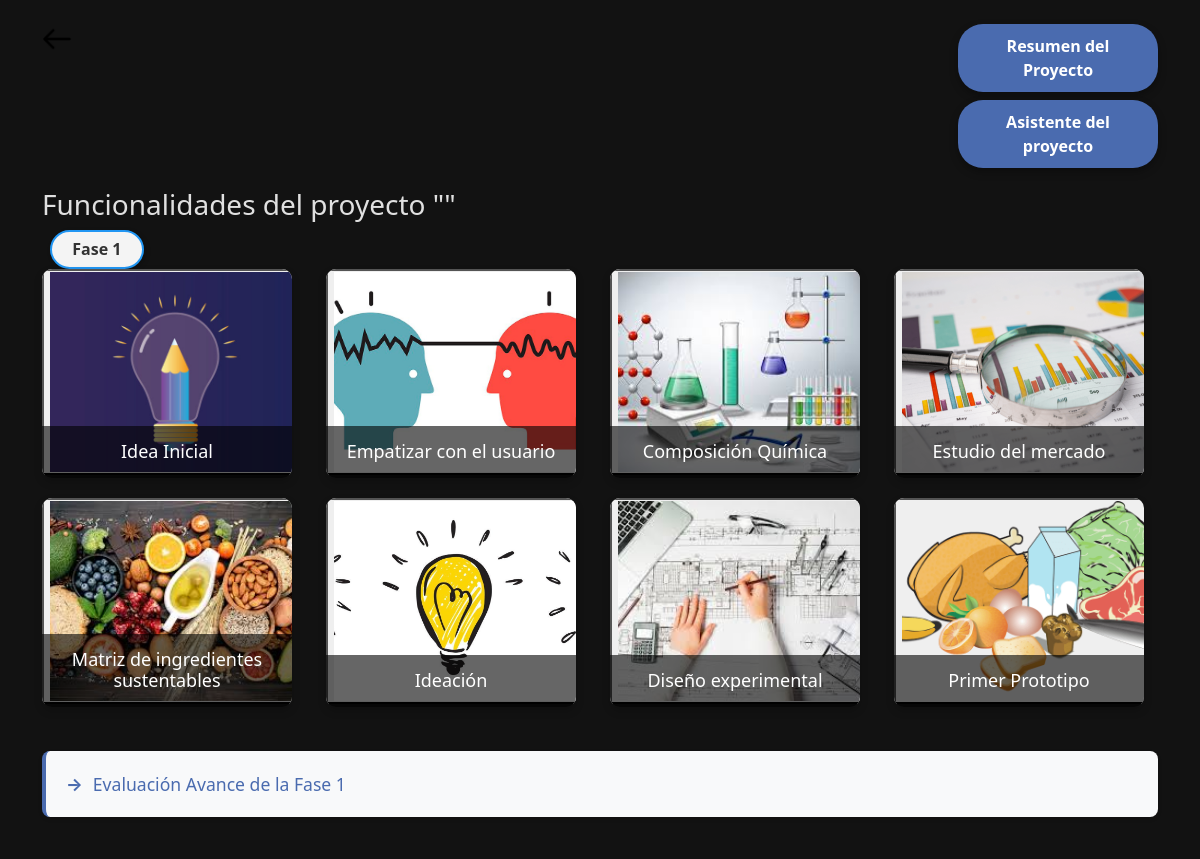
Before: /funciones/accion?id=3 (signed in, upper part) with the older database file.
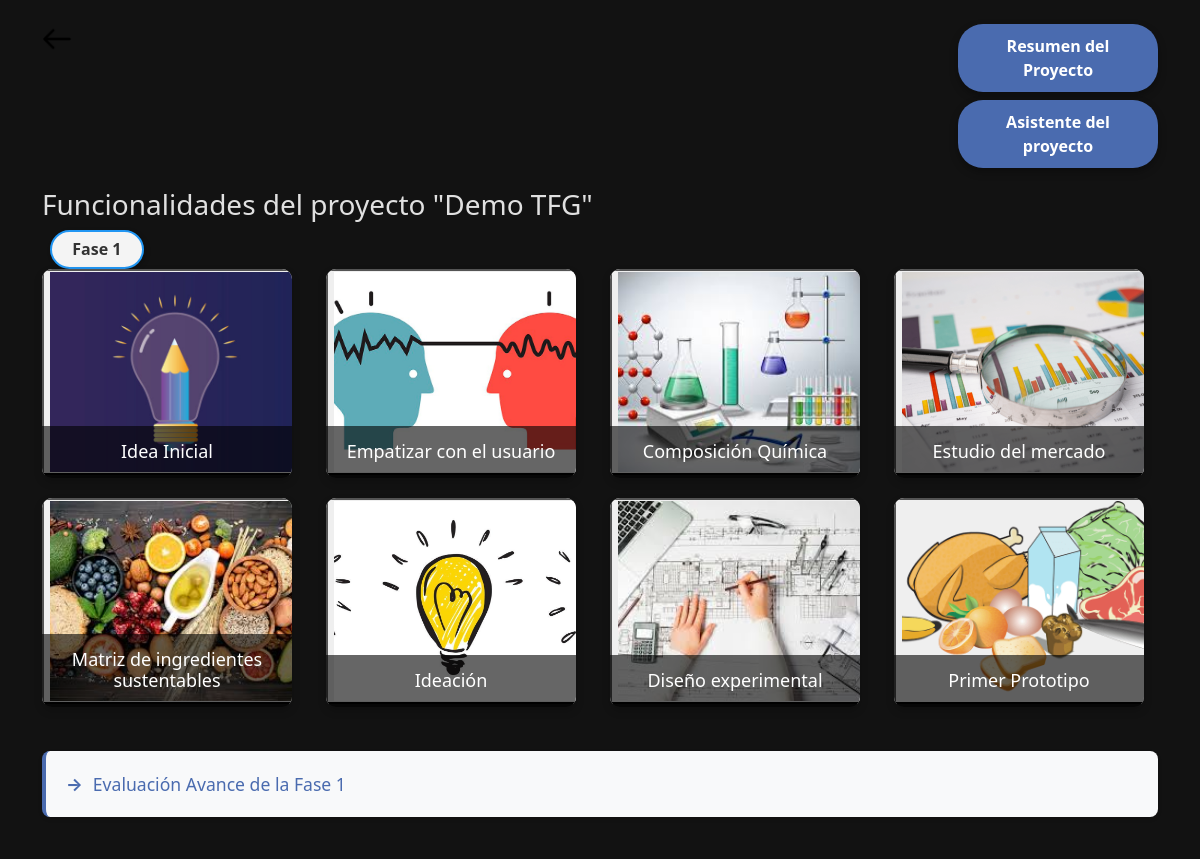
After: the same page with the newer database file.
### modelo/models.py (models this page shows, shortened)
class BaseModel(Base):
    __abstract__ = True
    __allow_unmapped__ = True

class Project(BaseModel):
    __tablename__ = 'projects'
    id = Column(Integer, primary_key=True)
    idea_inicial = Column(String)
    requisitos_iniciales = Column(String)
    claves_iniciales = Column(String)
    empatizar1 = Column(String, default="")  # Entrevistas 10 usuarios
    empatizar2 = Column(String, default="")  # Visitar 10 lugares
    name = Column(String)
    description = Column(String)
    responsable = Column(String)
    start_date = Column(Date)
    end_date = Column(Date)
    status = Column(String)
    user_name = Column(Integer, ForeignKey('users.name',  ondelete="CASCADE"))
    user = relationship("User", back_populates="projects")
    simulacion_produccion = relationship("SimulacionProduccion", back_populates="project",  cascade="all, delete-orphan", uselist=False)
    parametros_sustentables = relationship("ParametrosSustentables", back_populates="project",  cascade="all, delete-orphan", uselist=False)
    costos = relationship("Costos", back_populates="project",  cascade="all, delete-orphan", uselist=False)
    evaluacion_avance= relationship("EvaluacionAvance", back_populates="project", cascade="all, delete-orphan", uselist=False )
    prototypes: Mapped[List["Prototype"]] = relationship(back_populates="project", cascade="all, delete-orphan")
    empaques: Mapped[List["Empaque"]] = relationship(back_populates="project", cascade="all, delete-orphan" )
    ideas: Mapped[List["Ideacion"]] = relationship(back_populates="project", cascade="all, delete-orphan" )
    tests_sensoriales: Mapped[List["Test_Sensorial"]] = relationship(back_populates="project", cascade="all, delete-orphan" )
    foods = relationship("Food", secondary="food_projects", back_populates="projects",cascade="save-update, merge" ) #No queremos que elimine las comidas

### aplicacion/funciones/funciones.py (the view)
@funciones_bp.route('/accion', methods=["POST", "GET"])
@login_required
def accion():
    projectID = request.args.get('id')
    if projectID:
        session['project_id'] = projectID
        project = Session.query(Project).filter(Project.id == projectID).first()
    return render_template("funciones/funciones.html", project=project)

### app.py (called while the page is built)
@login_manager.user_loader
def load_user(user_id):
    user = Session.query(User).filter_by(id=user_id).first()
    return user

@app.before_request
def check_session_expiration():
    if request.endpoint == 'login.log':
        return
    if not session:
                logout_user()
                session.clear() # Para que no acceda a otro proyecto, prototipo sin querer.
                Session.commit()
                return redirect(url_for('login.log'))

### aplicacion/templates/funciones/funciones.html (shortened to what the changed rows need)
<!DOCTYPE html>
<html lang="en">
<head>
    <link rel="stylesheet" href="{{ url_for('static', filename='css/funciones.css') }}">
    <link href="https://cdn.jsdelivr.net/npm/bootstrap@5.3.0/dist/css/bootstrap.min.css" rel="stylesheet">
</head>
<body>
    <div class="container">
        <div class="header-container d-flex justify-content-between align-items-start">
            <div class="col-1">
            </div>
            <div class="d-flex flex-column align-items-end">
            </div>
        </div>
        <h3>Funcionalidades del proyecto "{{project.name}}"</h3>
        <h2 class="row proyecto">Fase 1</h2>
        <div class="card-row">
            <div class="card-col">
                {% with imagen=url_for('static', filename='img/IdeaInicial.jpg'), titulo="Idea Inicial", url="/funciones/Fase1/formularios/IdeaInicial" %}
                {% include 'funciones/noticia.html' %}
                {% endwith %}
            </div>
            <div class="card-col">
                {% with imagen=url_for('static', filename='img/empatizar.jpg'), titulo="Empatizar con el usuario", url="/funciones/Fase1/formularios/empatizar"%}
                {% include 'funciones/noticia.html' %}
                {% endwith %}
            </div>
            <div class="card-col">
                {% with imagen=url_for('static', filename='img/quimico.jpg'), titulo="Composición Química", url="/funciones/Fase1/composicionQuimica" %}
                {% include 'funciones/noticia.html' %}
                {% endwith %}
            </div>
            <div class="card-col">
                {% with imagen=url_for('static', filename='img/estudio-mercado.png'), titulo="Estudio del mercado", url="/funciones/Fase1/estudioMercado"%}
                {% include 'funciones/noticia.html' %}
                {% endwith %}
            </div>
            <div class="card-col">
                {% with imagen=url_for('static', filename='img/ingredientes-sustentables.jpg'), titulo="Matriz de ingredientes sustentables", url="/funciones/Fase1/matrizSustentable"%}
                {% include 'funciones/noticia.html' %}
                {% endwith %}
            </div>
            <div class="card-col">
                {% with imagen=url_for('static', filename='img/ideacion.jpg'), titulo="Ideación", url="/funciones/Fase1/formularios/ideacion"%}
                {% include 'funciones/noticia.html' %}
                {% endwith %}
            </div>
            <div class="card-col">
                {% with imagen=url_for('static', filename='img/diseño-experimental.jpg'), titulo="Diseño experimental", url="/funciones/Fase1/diseñoExperimental"%}
                {% include 'funciones/noticia.html' %}
                {% endwith %}
            </div>
            <div class="card-col">
                {% with imagen=url_for('static', filename='img/macros.png'), titulo="Primer Prototipo", url="/funciones/Fase1/prototipado"%}
                {% include 'funciones/noticia.html' %}
                {% endwith %}
            </div>
        </div>
        <div class="avance-fase-container">
            <a href="/funciones/evaluacionAvance">Evaluación Avance de la Fase 1</a>
        </div>
                    {% with imagen=url_for('static', filename='img/prototipo.webp'), titulo="Prototipo Medio", url="/funciones/Fase2/prototipoMedio" %}
                    {% include 'funciones/noticia.html' %}
                    {% endwith %}
                    {% with imagen=url_for('static', filename='img/coste.jpg'), titulo="Simulación de coste", url="/funciones/Fase2/simulacionCostes"%}
                    {% include 'funciones/noticia.html' %}
                    {% endwith %}
                    {% with imagen=url_for('static', filename='img/normativa.jpg'), titulo="Viabilidad normativa", url="/funciones/Fase2/analisisNormativo" %}
                    {% include 'funciones/noticia.html' %}
                    {% endwith %}
                    {% with imagen=url_for('static', filename='img/empaque.webp'), titulo="Prototipo de empaquetado", url="/funciones/Fase2/empaque"%}
                    {% include 'funciones/noticia.html' %}
                    {% endwith %}
                    {% with imagen=url_for('static', filename='img/experiencia.webp'), titulo="Prototipado y resultados de primera experiencia", url="/funciones/Fase3/prototipoFinal" %}
                    {% include 'funciones/noticia.html' %}
                    {% endwith %}
                    {% with imagen=url_for('static', filename='img/simulacion_produccion.jpg'), titulo="Simulación de producción", url="/funciones/Fase3/simulacionProduccion"%}
                    {% include 'funciones/noticia.html' %}
                    {% endwith %}
                    {% with imagen=url_for('static', filename='img/precio.png'), titulo="Actualización Precios Alimentos", url="/funciones/Fase3/preciosIngredientes"%}
                    {% include 'funciones/noticia.html' %}
                    {% endwith %}
                    {% with imagen=url_for('static', filename='img/gastos.jpg'), titulo="Simulación de Cálculo de gastos", url="/funciones/Fase3/calculoGastos" %}
                    {% include 'funciones/noticia.html' %}
                    {% endwith %}
                    {% with imagen=url_for('static', filename='img/sensorial.jpg'), titulo="Análisis sensorial", url="/funciones/Fase3/analisisSensorial"%}
                    {% include 'funciones/noticia.html' %}
                    {% endwith %}
                    {% with imagen=url_for('static', filename='img/composicion_nutricional.webp'), titulo="Validación composición nutricional", url="/funciones/Fase3/validacionNutricional" %}
                    {% include 'funciones/noticia.html' %}
                    {% endwith %}
                    {% with imagen=url_for('static', filename='img/escalamiento.gif'), titulo="Escalamiento", url="/funciones/Fase3/escalamiento"%}
                    {% include 'funciones/noticia.html' %}
                    {% endwith %}
                    {% with imagen=url_for('static', filename='img/costo_produccion.jpg'), titulo="Validación costos producción", url="/funciones/Fase3/calculoGastos/validacionCostos" %}
                    {% include 'funciones/noticia.html' %}
                    {% endwith %}
                    {% with imagen=url_for('static', filename='img/empaque_final.jpg'), titulo="Prototipo empaque alta fidelidad", url="/funciones/Fase3/empaqueFidelidad"%}
                    {% include 'funciones/noticia.html' %}
                    {% endwith %}
                    {% with imagen=url_for('static', filename='img/parametrosSustentables.jpg'), titulo="Medición parámetros de sustentabilidad inicial lista de chequeo", url="/funciones/Fase4/chequeo" %}
                    {% include 'funciones/noticia.html' %}
                    {% endwith %}
                    {% with imagen=url_for('static', filename='img/estudioVidaUtil.jpg'), titulo="Estudio de vida útil", url="/funciones/Fase4/vidaUtil"%}
                    {% include 'funciones/noticia.html' %}
                    {% endwith %}
                    {% with imagen=url_for('static', filename='img/analisisSensorial2.webp'), titulo="Análisis sensorial 2", url="/funciones/Fase4/analisisSensorial2"%}
                    {% include 'funciones/noticia.html' %}
                    {% endwith %}
                    {% with imagen=url_for('static', filename='img/empaqueFinal.jpg'), titulo="Validación de empaques", url="/funciones/Fase4/validacionEmpaque" %}
                    {% include 'funciones/noticia.html' %}
                    {% endwith %}
                    {% with imagen=url_for('static', filename='img/sustentable.jpg'), titulo="Medición parámetros de sustentabilidad", url="/funciones/Fase4/parametrosSustentables" %}
                    {% include 'funciones/noticia.html' %}
                    {% endwith %}
                    {% with imagen=url_for('static', filename='img/analisisSensorial3.jpg'), titulo="Análisis sensorial 3", url="/funciones/Fase4/analisisSensorial2/aceptacion"%}
                    {% include 'funciones/noticia.html' %}
                    {% endwith %}
    </div>
</body>
</html>

Changed rows visible on the page:
added Project: name "Demo TFG"
